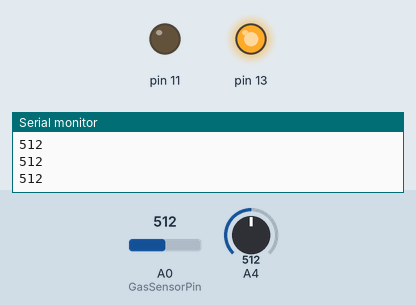
Simulated run of this sketch. Board: Arduino Uno, built with avr-gcc and run on an emulated ATmega328P. On the bench: output pins drawn as LEDs (lit = HIGH), the last lines printed to the serial monitor. Inputs (shaded band) come from the test bench; at power-on: A0 (GasSensorPin) = 512, A4 = 512.

Above: at 1.2 s.
1.3 s: A0 (GasSensorPin) set to 390
At 2.5 s:
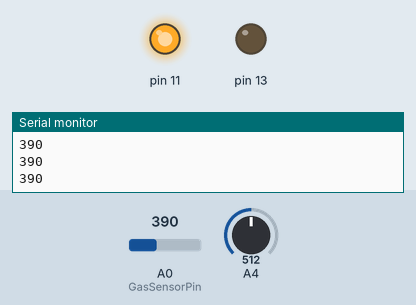
2.8 s: A0 (GasSensorPin) set to 410
At 4.0 s:
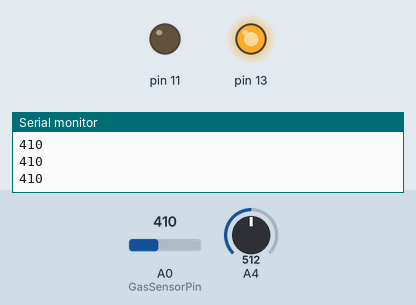
4.3 s: A0 (GasSensorPin) set to 0
At 5.3 s:
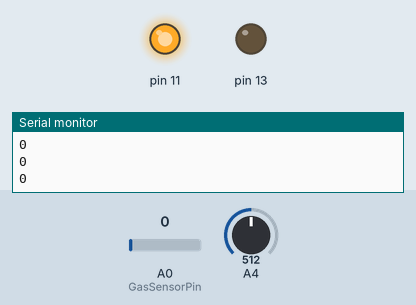
Timing chart, 0 to 7.3 s (numbered marks = the images above; inputs shaded):
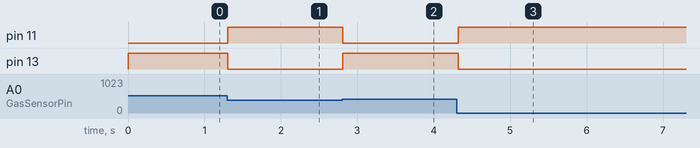

The sketch:

sensorMQ6-2.ino
```cpp
int sensorValue;
int GasSensorPin = 0;   //Gas Sensor Connection
void setup()
{
 pinMode(13, OUTPUT);
 pinMode(11, OUTPUT);
 Serial.begin(9600);      // sets the serial port to 9600
}
void loop()
{
 sensorValue = analogRead(GasSensorPin);       // read analog input pin 0
 Serial.println(sensorValue, DEC);  // prints the value read
 if(analogRead(sensorValue)>400){
  digitalWrite(13, HIGH);
  digitalWrite(11, LOW);
  }
  else{
    digitalWrite(13, LOW);
    digitalWrite(11, HIGH);
    }
 delay(100);                        // wait 100ms for next reading

}
```

Measured:
- after the input at 1.3 s, pin 11: LOW → HIGH at once; pin 13: HIGH → LOW at once
- after the input at 2.8 s, pin 11: HIGH → LOW at once; pin 13: LOW → HIGH at once
- after the input at 4.3 s, pin 11: LOW → HIGH at once; pin 13: HIGH → LOW at once
